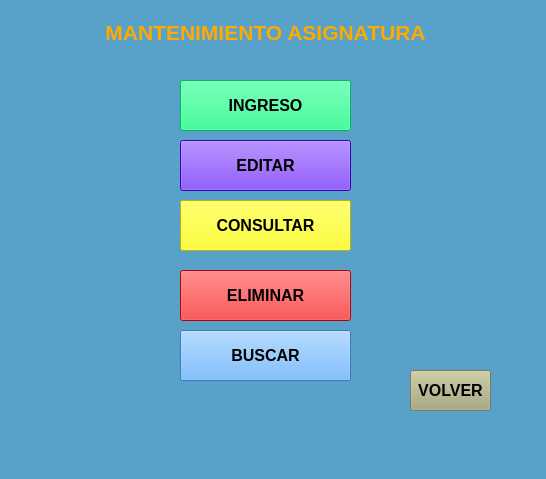
<?xml version="1.0" encoding="UTF-8"?>
<ui version="4.0">
 <class>Asignatura</class>
 <widget class="QMainWindow" name="Asignatura">
  <property name="geometry">
   <rect>
    <x>0</x>
    <y>0</y>
    <width>546</width>
    <height>479</height>
   </rect>
  </property>
  <property name="windowTitle">
   <string>MainWindow</string>
  </property>
  <property name="styleSheet">
   <string notr="true">background-color: rgb(88, 161, 200);</string>
  </property>
  <widget class="QWidget" name="centralwidget">
   <widget class="QPushButton" name="btn_eliminar">
    <property name="geometry">
     <rect>
      <x>180</x>
      <y>270</y>
      <width>171</width>
      <height>51</height>
     </rect>
    </property>
    <property name="font">
     <font>
      <family>Arial</family>
      <pointsize>12</pointsize>
      <weight>75</weight>
      <bold>true</bold>
     </font>
    </property>
    <property name="styleSheet">
     <string notr="true">
background-color: rgb(255, 0, 0);</string>
    </property>
    <property name="text">
     <string>ELIMINAR</string>
    </property>
   </widget>
   <widget class="QPushButton" name="btn_buscar">
    <property name="geometry">
     <rect>
      <x>180</x>
      <y>330</y>
      <width>171</width>
      <height>51</height>
     </rect>
    </property>
    <property name="font">
     <font>
      <family>Arial</family>
      <pointsize>12</pointsize>
      <weight>75</weight>
      <bold>true</bold>
     </font>
    </property>
    <property name="styleSheet">
     <string notr="true">background-color: rgb(85, 170, 255);
</string>
    </property>
    <property name="text">
     <string>BUSCAR</string>
    </property>
   </widget>
   <widget class="QPushButton" name="btn_editar">
    <property name="geometry">
     <rect>
      <x>180</x>
      <y>140</y>
      <width>171</width>
      <height>51</height>
     </rect>
    </property>
    <property name="font">
     <font>
      <family>Arial</family>
      <pointsize>12</pointsize>
      <weight>75</weight>
      <bold>true</bold>
     </font>
    </property>
    <property name="styleSheet">
     <string notr="true">background-color: rgb(85, 0, 255);
</string>
    </property>
    <property name="text">
     <string>EDITAR</string>
    </property>
   </widget>
   <widget class="QPushButton" name="btn_consultar">
    <property name="geometry">
     <rect>
      <x>180</x>
      <y>200</y>
      <width>171</width>
      <height>51</height>
     </rect>
    </property>
    <property name="font">
     <font>
      <family>Arial</family>
      <pointsize>12</pointsize>
      <weight>75</weight>
      <bold>true</bold>
     </font>
    </property>
    <property name="styleSheet">
     <string notr="true">
background-color: rgb(255, 255, 0);</string>
    </property>
    <property name="text">
     <string>CONSULTAR</string>
    </property>
   </widget>
   <widget class="QPushButton" name="btn_volver">
    <property name="geometry">
     <rect>
      <x>410</x>
      <y>370</y>
      <width>81</width>
      <height>41</height>
     </rect>
    </property>
    <property name="font">
     <font>
      <family>Arial</family>
      <pointsize>12</pointsize>
      <weight>75</weight>
      <bold>true</bold>
     </font>
    </property>
    <property name="styleSheet">
     <string notr="true">
background-color: rgb(170, 170, 127);
</string>
    </property>
    <property name="text">
     <string>VOLVER</string>
    </property>
   </widget>
   <widget class="QPushButton" name="btn_ingresar">
    <property name="geometry">
     <rect>
      <x>180</x>
      <y>80</y>
      <width>171</width>
      <height>51</height>
     </rect>
    </property>
    <property name="font">
     <font>
      <family>Arial</family>
      <pointsize>12</pointsize>
      <weight>75</weight>
      <bold>true</bold>
     </font>
    </property>
    <property name="styleSheet">
     <string notr="true">background-color: rgb(0, 255, 127);</string>
    </property>
    <property name="text">
     <string>INGRESO</string>
    </property>
   </widget>
   <widget class="QLabel" name="Label_Menu">
    <property name="geometry">
     <rect>
      <x>90</x>
      <y>20</y>
      <width>351</width>
      <height>25</height>
     </rect>
    </property>
    <property name="toolTip">
     <string>&lt;html&gt;&lt;head/&gt;&lt;body&gt;&lt;p align=&quot;center&quot;&gt;&lt;span style=&quot; font-size:16pt; font-weight:600;&quot;&gt;MENU PRINCIPAL&lt;/span&gt;&lt;/p&gt;&lt;/body&gt;&lt;/html&gt;</string>
    </property>
    <property name="styleSheet">
     <string notr="true">color: rgb(255, 170, 0);</string>
    </property>
    <property name="text">
     <string>&lt;html&gt;&lt;head/&gt;&lt;body&gt;&lt;p align=&quot;center&quot;&gt;&lt;span style=&quot; font-size:16pt; font-weight:600;&quot;&gt;MANTENIMIENTO ASIGNATURA&lt;/span&gt;&lt;/p&gt;&lt;/body&gt;&lt;/html&gt;</string>
    </property>
   </widget>
  </widget>
  <widget class="QMenuBar" name="menubar">
   <property name="geometry">
    <rect>
     <x>0</x>
     <y>0</y>
     <width>546</width>
     <height>21</height>
    </rect>
   </property>
  </widget>
  <widget class="QStatusBar" name="statusbar"/>
 </widget>
 <resources/>
 <connections/>
</ui>
